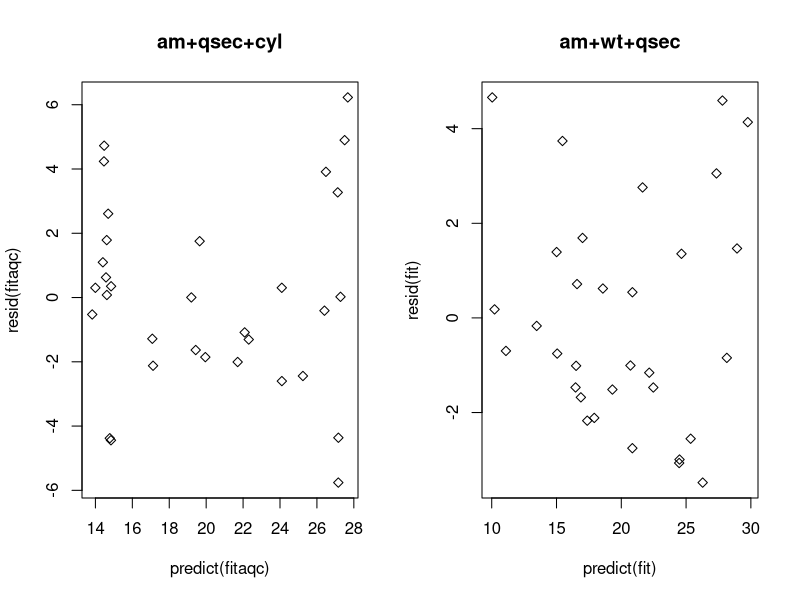

Source code (R): (Note: this script raises an error after producing the figure.)
## ---- chunk 1
knitr::opts_chunk$set(echo = TRUE)
## ---- chunk 2
fitam <- lm(mpg ~ am , data=mtcars)
fitall <- lm(mpg ~. , data=mtcars)
## ---- chunk 3
library(car)
sqrt(vif(fitall))
## ---- chunk 4
fitaqc <- lm(mpg ~ factor(am)+qsec+cyl , data = mtcars) 
fit <- lm(mpg ~ factor(am)+wt+qsec , data = mtcars)
## ---- chunk 5
fitmult <- lm(mpg ~ wt*factor(am)  , data = mtcars)
## ---- chunk 6
names(mtcars)
## ---- chunk 7
summary(fitall)$coef
## ---- chunk 8
summary(fit)$coef
## ---- chunk 9
anova(fitam, fitall, fit)
## ---- chunk 10
summary(fitmult)$coef
## ---- chunk 11
par(mfrow=c(1,2))
plot(predict(fitaqc), resid(fitaqc), pch = 23, main="am+qsec+cyl")
plot(predict(fit), resid(fit), pch = 23, main="am+wt+qsec")
## ---- chunk 12
library(ggplot2)
g1 = g
g1 = g1 + geom_abline(intercept=coef(fitmult)[1], slope = coef(fitmult)[2], size=1, color="dark blue")
g1 = g1 +  geom_abline(intercept=coef(fitmult)[1]+coef(fitmult)[3], slope = coef(fitmult)[2]+coef(fitmult)[4], size=1, color="cyan") 
g1
